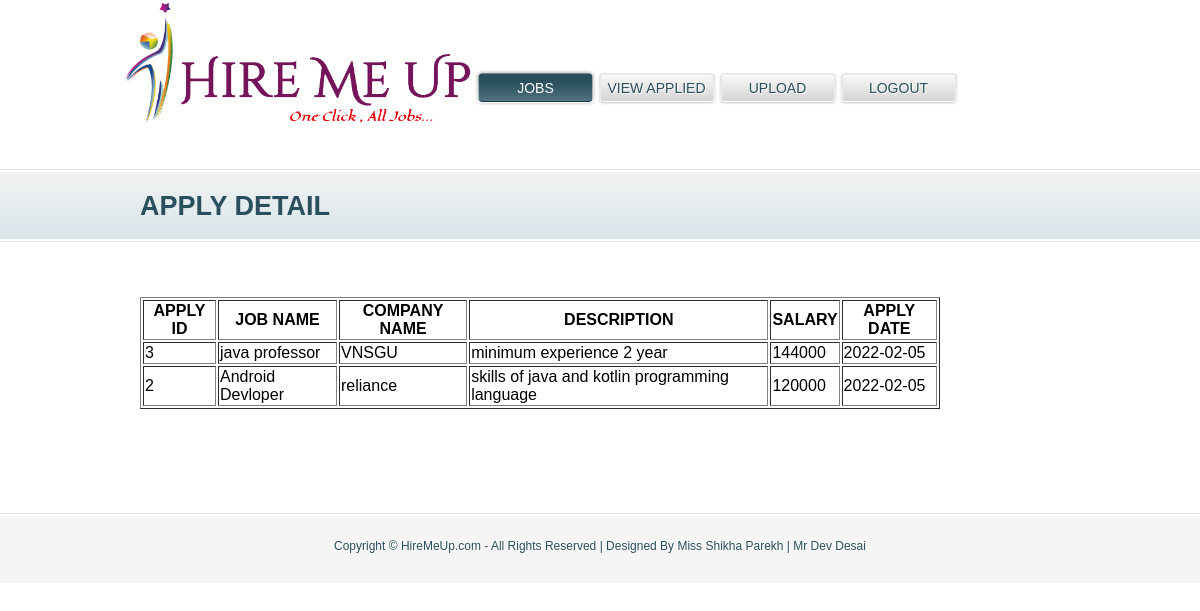
The page /view_applied.php (signed in) on the database its author committed.
### tables this page shows
CREATE TABLE IF NOT EXISTS `apply` (
  `apply_id` int(11) NOT NULL,
  `email_id` varchar(50) NOT NULL,
  `job_id` int(11) NOT NULL,
  `apply_date` date NOT NULL,
  PRIMARY KEY (`apply_id`)
);

CREATE TABLE IF NOT EXISTS `job_detail` (
  `job_id` int(11) NOT NULL,
  `job_name` varchar(50) NOT NULL,
  `sub_cat_id` int(11) NOT NULL,
  `city` varchar(50) NOT NULL,
  `company_id` int(11) NOT NULL,
  `job_description` varchar(300) NOT NULL,
  `salary` int(10) NOT NULL,
  PRIMARY KEY (`job_id`)
);

CREATE TABLE IF NOT EXISTS `company_regis` (
  `company_id` int(11) NOT NULL,
  `company_name` varchar(50) NOT NULL,
  `address` varchar(250) NOT NULL,
  `city` varchar(50) NOT NULL,
  `state` varchar(50) NOT NULL,
  `mobile_no` varchar(10) NOT NULL,
  `email_id` varchar(50) NOT NULL,
  `pwd` varchar(10) NOT NULL,
  `regis_date` date NOT NULL,
  PRIMARY KEY (`company_id`)
);

### view_applied.php (the view, shortened to what this page needs)
<?php
if(!isset($_SESSION['usremail']))
{
include("header.php");
}else{
include("user_header.php");
}
$email=$_SESSION['usremail'];
?>
<div id="body">
  <div class="blog">
    <h1>Apply Detail</h1>
    <div>
      <br/><br/><br/>
      <?php
	  $res=mysql_query("select a.apply_id,j.job_name,c.company_name,j.job_description,j.salary,a.apply_date from apply a,job_detail j,company_regis c where a.email_id='$email' and a.job_id=j.job_id and j.company_id=c.company_id order by a.apply_id desc");
	if(mysql_num_rows($res)>0)
	{
		echo "<table border='1' width='800px' >
		<thead>
			<tr>
				<th>APPLY ID</th>
				<th>JOB NAME</th>
				<th>COMPANY NAME</th>
				<th>DESCRIPTION</th>
				<th>SALARY</th>
				<th>APPLY DATE</th>
			</tr>
		</thead>";
		while($r=mysql_fetch_row($res))
		{
			echo "<tr>";
			echo "<td>$r[0]</td>";
			echo "<td>$r[1]</td>";
			echo "<td>$r[2]</td>";
			echo "<td>$r[3]</td>";
			echo "<td>$r[4]</td>";
			echo "<td>$r[5]</td>";
			echo "</tr>";
		}
		echo "</table>";
	}
	  ?>
        <br/><br/><br/>
    </div>
  </div>
</div>
<?php
include("footer.php");
?>

### style.css (style rules this page uses)
body { font-family:Arial, Helvetica, sans-serif; margin:0; padding:0; }
#body { background:url(images/bg-content.gif) repeat-x top left; margin:0; padding:0; min-width:960px; }
#body .contact, #body .about, #body .services, #body .blog, #body .blog1 { margin:0 auto; padding:25px 10px 50px 10px; width:940px; }
#body h1 { color:#2a4f5e; font-size:27px; font-weight:bold; height:74px; line-height:74px; margin:0; padding:0; text-indent:10px; text-transform:uppercase; }
#body .blog { overflow:hidden; }
#body .blog div { float:left; margin:0; padding:0 10px; width:630px; }

### rows shown on the page
apply: apply_id "3", job.job_name "java professor", company_regis.company_name "VNSGU", job.job_description "minimum experience 2 year", job.salary "144000", apply_date "2022-02-05"
apply: apply_id "2", job.job_name "Android Devloper", company_regis.company_name "reliance", job.job_description "skills of java and kotlin programming language", job.salary "120000", apply_date "2022-02-05"
